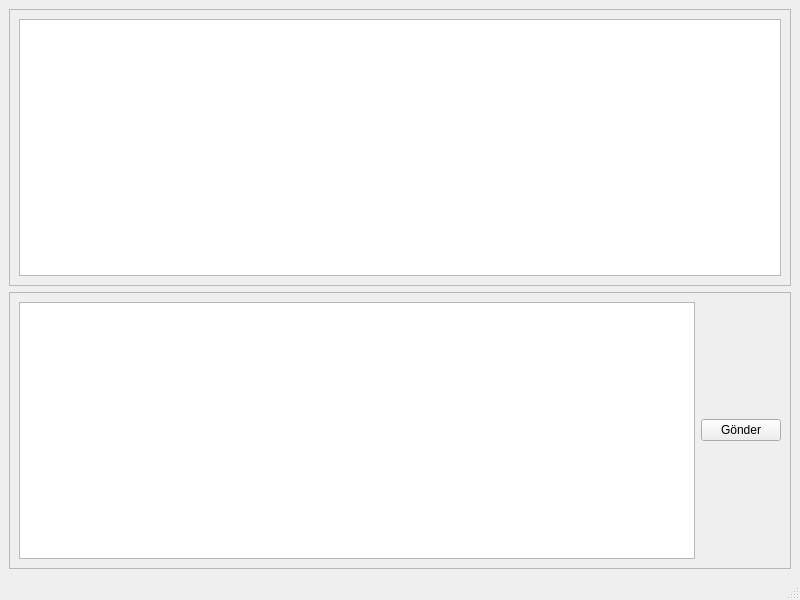
<?xml version="1.0" encoding="UTF-8"?>
<ui version="4.0">
 <class>MainWindow</class>
 <widget class="QMainWindow" name="MainWindow">
  <property name="geometry">
   <rect>
    <x>0</x>
    <y>0</y>
    <width>800</width>
    <height>600</height>
   </rect>
  </property>
  <property name="windowTitle">
   <string>MainWindow</string>
  </property>
  <widget class="QWidget" name="centralwidget">
   <layout class="QVBoxLayout" name="verticalLayout">
    <item>
     <widget class="QFrame" name="frame_2">
      <property name="frameShape">
       <enum>QFrame::StyledPanel</enum>
      </property>
      <property name="frameShadow">
       <enum>QFrame::Raised</enum>
      </property>
      <layout class="QVBoxLayout" name="verticalLayout_3">
       <item>
        <layout class="QVBoxLayout" name="verticalLayout_2">
         <item>
          <widget class="QTextBrowser" name="textReceive"/>
         </item>
        </layout>
       </item>
      </layout>
     </widget>
    </item>
    <item>
     <widget class="QFrame" name="frame">
      <property name="minimumSize">
       <size>
        <width>100</width>
        <height>100</height>
       </size>
      </property>
      <property name="frameShape">
       <enum>QFrame::StyledPanel</enum>
      </property>
      <property name="frameShadow">
       <enum>QFrame::Raised</enum>
      </property>
      <layout class="QVBoxLayout" name="verticalLayout_4">
       <item>
        <layout class="QHBoxLayout" name="horizontalLayout">
         <item>
          <widget class="QTextEdit" name="textSend"/>
         </item>
         <item>
          <widget class="QPushButton" name="pushButton">
           <property name="text">
            <string>Gönder</string>
           </property>
          </widget>
         </item>
        </layout>
       </item>
      </layout>
     </widget>
    </item>
   </layout>
  </widget>
  <widget class="QMenuBar" name="menubar">
   <property name="geometry">
    <rect>
     <x>0</x>
     <y>0</y>
     <width>800</width>
     <height>22</height>
    </rect>
   </property>
  </widget>
  <widget class="QStatusBar" name="statusbar"/>
 </widget>
 <resources/>
 <connections/>
</ui>
